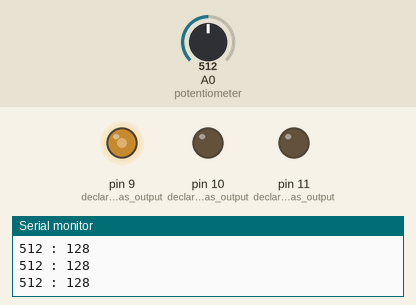
A sketch run on a simulated Arduino Uno, built with avr-gcc and run on an emulated ATmega328P. Shown: output pins drawn as LEDs (lit = HIGH), the last lines printed to the serial monitor. Dashed ring = blinking. Inputs (shaded band) come from the test bench; at power-on: A0 (potentiometer) = 512.

Above: at 1.2 s.
1.3 s: A0 (potentiometer) set to 983
At 2.5 s:
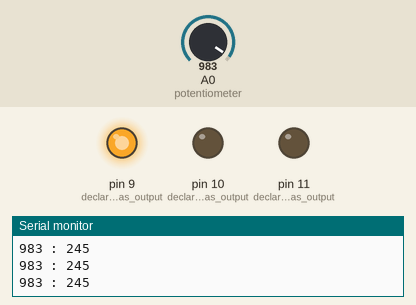
2.8 s: A0 (potentiometer) set to 1017
At 3.24 s:
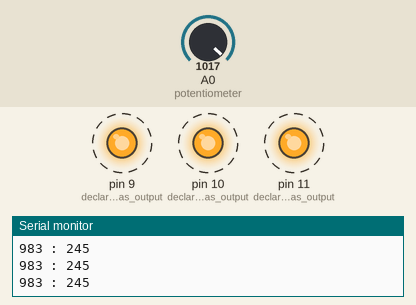
5.8 s: A0 (potentiometer) set to 716
At 6.4 s:
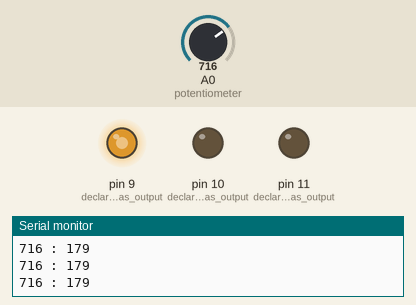
7.3 s: A0 (potentiometer) set to 122
At 7.8 s:
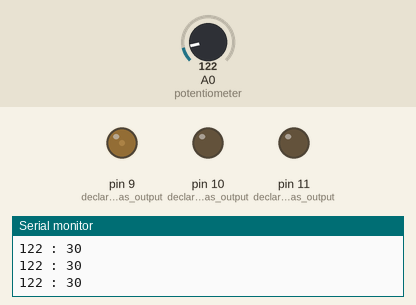
8.8 s: A0 (potentiometer) set to 0
At 9.2 s:
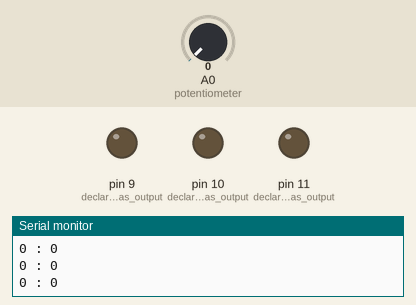
Timing chart, 0 to 11.3 s (numbered marks = the images above; inputs shaded):
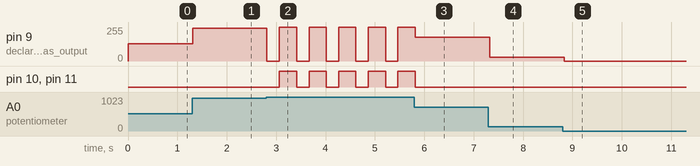

Measured:
- the behaviour switches between 1000 and 1001 on A0 (potentiometer) (found by bisection; images 1 and 2)
- after the input at 1.3 s, pin 9 (declare_LED1_as_output): 128/255 → 245/255 at once
- after the input at 2.8 s, pin 9 (declare_LED1_as_output): alternates 255/255 for 0.35 s and 0/255 for 0.25 s, starting at once; pin 10 (declare_LED2_as_output), pin 11 (declare_LED3_as_output): alternates HIGH for 0.35 s and LOW for 0.25 s, starting after 0.26 s
- after the input at 5.8 s, pin 10 (declare_LED2_as_output), pin 11 (declare_LED3_as_output): goes on until 5.8 s, then stays LOW
- after the input at 7.3 s, pin 9 (declare_LED1_as_output): 179/255 → 30/255 at once
- after the input at 8.8 s, pin 9 (declare_LED1_as_output): 30/255 → 0/255 at once

The sketch:

Lesson4_DimmerSwitch040825.ino
```cpp
int readValue = 0;
int writeValue = 0;

void setup() {
  pinMode(9, OUTPUT);   // declare LED1 as output
  pinMode(10, OUTPUT);    // declare LED2 as output
  pinMode(11, OUTPUT);    // declare LED3 as output
  Serial.begin(9600);

}

void loop() {
  readValue = analogRead(A0);   // store the value from the potentiometer
  writeValue = readValue / 4;   // divide the readValue by 4 and store as the writeValue

  analogWrite(9, writeValue);
  analogWrite(10, writeValue);
  analogWrite(11, writeValue);

  if (readValue > 1000) {
    digitalWrite(9, LOW);
    digitalWrite(10, LOW);
    digitalWrite(11, LOW);
    delay(250);
    digitalWrite(9, HIGH);
    digitalWrite(10, HIGH);
    digitalWrite(11, HIGH);
    delay(250);
  }
  else {
    analogWrite(9, writeValue);
    analogWrite(10, 0);
    analogWrite(11,0);
  }

  Serial.print(readValue);
  Serial.print(" : ");
  Serial.println(writeValue);
  delay(100);
}
```
